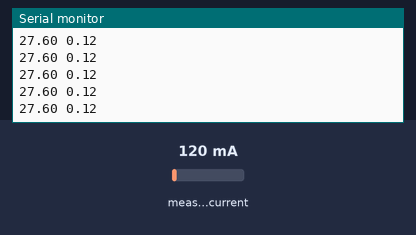
A sketch run on a simulated ESP32. On the bench: the last lines printed to the serial monitor. The test bench sets the inputs (shaded band); at power-on: measured current 120 mA.

Above: at 1.2 s.
1.3 s: measured current set to 40 mA
At 1.57 s:
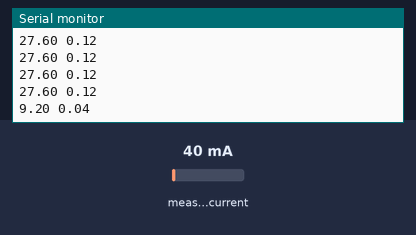
2.8 s: measured current set to 500 mA
At 2.82 s:
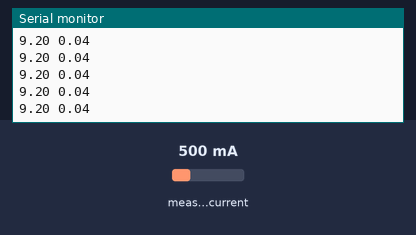
Timing chart, 0 to 5.8 s (numbered marks = the images above; inputs shaded):
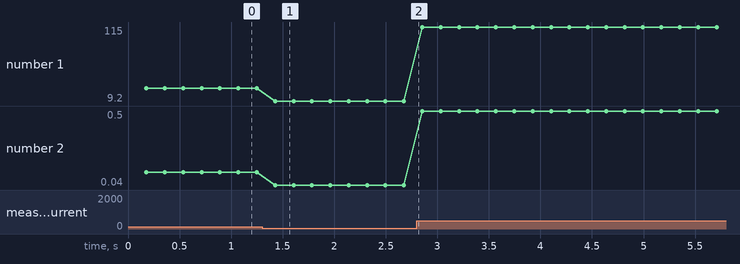

Measured:
- after the input at 1.3 s, the serial monitor: prints a new line after 0.13 s (image 1)
- plotted number 1: 27.6 → 9.2 after the input at 1.3 s, 9.2 → 115 after the input at 2.8 s
- plotted number 2: 0.12 → 0.04 after the input at 1.3 s, 0.04 → 0.5 after the input at 2.8 s

The sketch:

ct_final.ino
```cpp
#include "EmonLib.h"                   // Include Emon Library
EnergyMonitor emon1;                   // Create an instance
int CT_pin = 1; //  CT sensor pin connected to A5 pin of Arduino
void setup()
{
  Serial.begin(9600);

  emon1.current(CT_pin, 32.59);             // Current: input pin, calibration.
}

void loop()
{
  double Irms = emon1.calcIrms(1480);  // Calculate Irms only

  Serial.print(Irms*230.0);           // Apparent power
  Serial.print(" ");
  Serial.println(Irms);               // Irms
}
```
